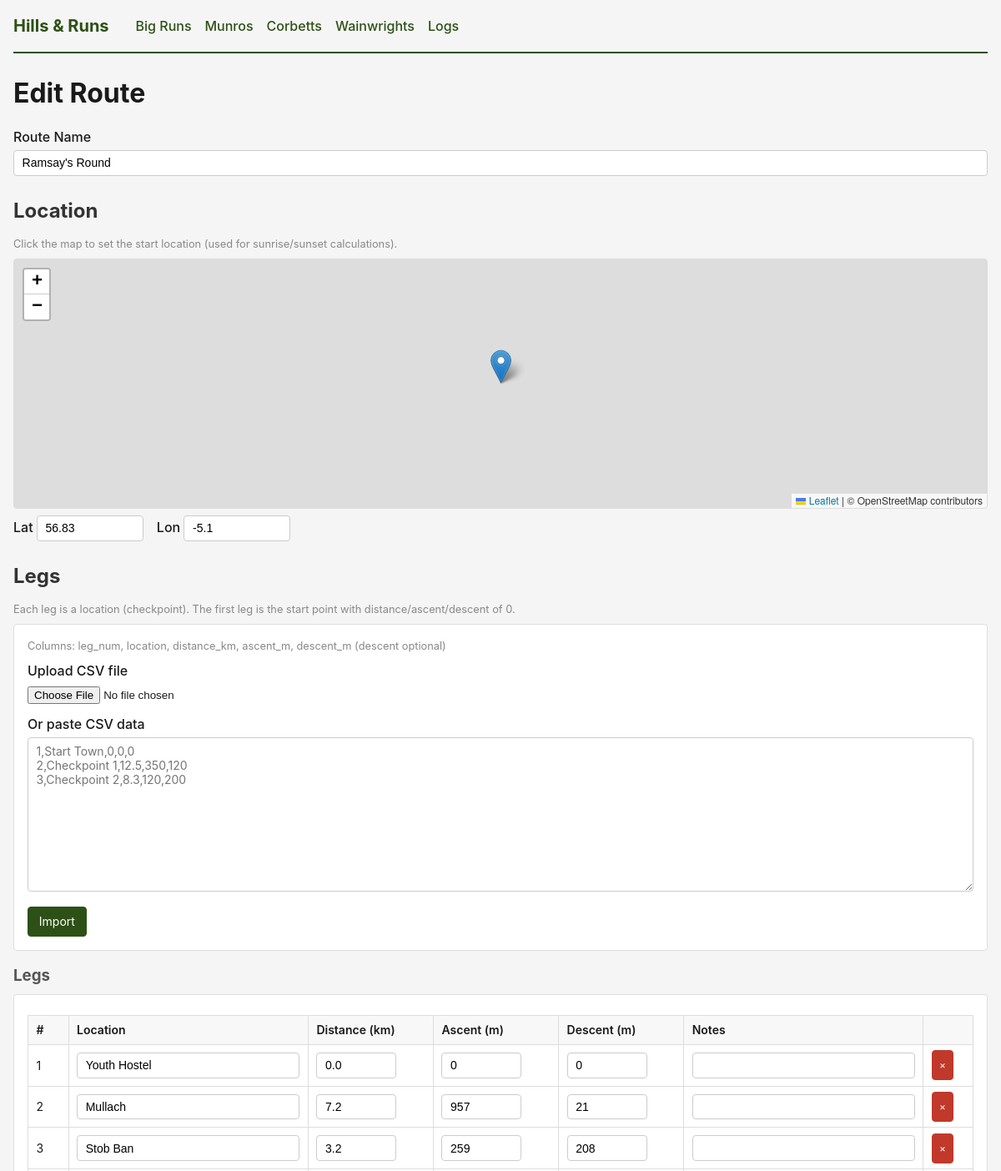
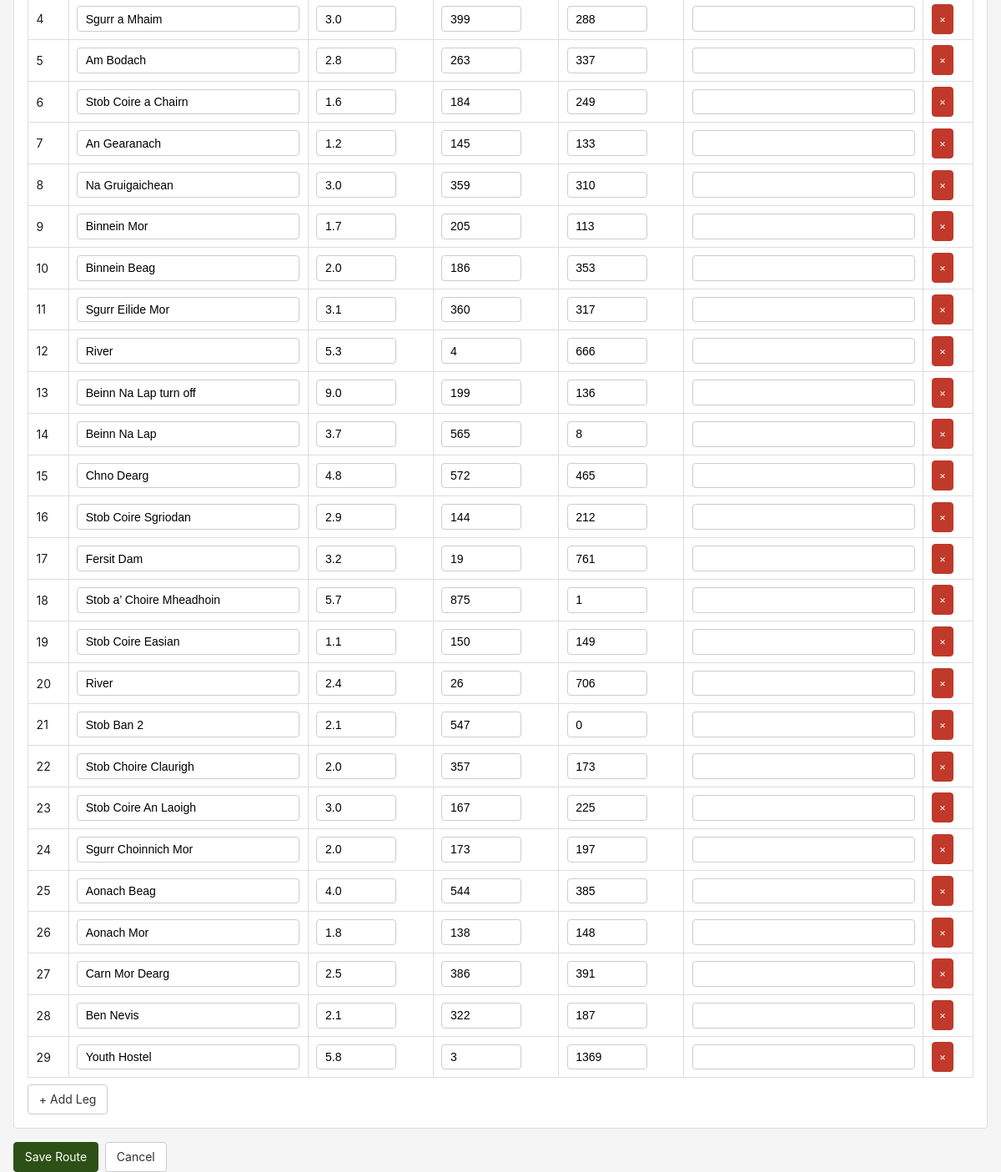
/bigruns/1/edit, run on the app's committed database (2 pictures, top to bottom).
### walks/models.py (models this page shows)
class Route(db.Model):
    __tablename__ = 'routes'
    id = db.Column(db.Integer, primary_key=True)
    name = db.Column(db.Text, nullable=False)
    latitude = db.Column(db.Float, default=56.8)
    longitude = db.Column(db.Float, default=-5.1)
    start_time = db.Column(db.Text, default='06:00')
    start_date = db.Column(db.Text, default='2026-06-01')
    notes = db.Column(db.Text, default='')
    created_at = db.Column(db.DateTime, server_default=func.now())
    legs = db.relationship('Leg', backref='route', cascade='all, delete-orphan',
                           order_by='Leg.leg_num')
    pace_tiers = db.relationship('PaceTier', backref='route', cascade='all, delete-orphan')
    time_overrides = db.relationship('TimeOverride', backref='route', cascade='all, delete-orphan')
    attempts = db.relationship('Attempt', backref='route', cascade='all, delete-orphan',
                               order_by='Attempt.date.desc()')

class Leg(db.Model):
    __tablename__ = 'legs'
    id = db.Column(db.Integer, primary_key=True)
    route_id = db.Column(db.Integer, db.ForeignKey('routes.id', ondelete='CASCADE'), nullable=False)
    leg_num = db.Column(db.Integer, nullable=False)
    location = db.Column(db.Text, nullable=False)
    distance_km = db.Column(db.Float, nullable=False, default=0)
    ascent_m = db.Column(db.Float, nullable=False, default=0)
    descent_m = db.Column(db.Float, nullable=False, default=0)
    notes = db.Column(db.Text, default='')

### walks/routes.py (the view)
@bp.route('/<int:route_id>/edit', methods=['GET', 'POST'])
def route_edit(route_id: int) -> str | WerkzeugResponse:
    route = db.session.get(Route, route_id)
    if not route:
        flash('Route not found.', 'error')
        return redirect(url_for('walks.route_list'))
    if request.method == 'POST':
        return _save_route(route_id)
    legs = Leg.query.filter_by(route_id=route_id).order_by(Leg.leg_num).all()
    return render_template('walks/form.html', route=route, legs=legs)

### walks/templates/walks/form.html (shortened to what this page needs)
{% extends "base.html" %}
{% block head %}
<link rel="stylesheet" href="https://unpkg.com/leaflet@1.9.4/dist/leaflet.css" />
{% endblock %}
{% block content %}
<h1>{{ 'Edit' if route else 'New' }} Route</h1>
<form method="POST" enctype="multipart/form-data">
    <div class="form-group">
        <label for="name">Route Name</label>
        <input type="text" id="name" name="name" value="{{ route.name if route else '' }}" required>
    </div>
    <h2>Location</h2>
    <p class="help-text">Click the map to set the start location (used for sunrise/sunset calculations).</p>
    <div id="map"></div>
    <div class="latlng-fields">
        <label>Lat <input type="number" step="0.0001" id="latitude" name="latitude" value="{{ route.latitude if route else 56.8 }}"></label>
        <label>Lon <input type="number" step="0.0001" id="longitude" name="longitude" value="{{ route.longitude if route else -5.1 }}"></label>
    </div>
    <h2>Legs</h2>
    <p class="help-text">Each leg is a location (checkpoint). The first leg is the start point with distance/ascent/descent of 0.</p>
    <div class="csv-section" id="csv-section">
        <p class="help-text">Columns: leg_num, location, distance_km, ascent_m, descent_m (descent optional)</p>
        <div class="form-group">
            <label for="csv_file">Upload CSV file</label>
            <input type="file" id="csv_file" name="csv_file" accept=".csv,.txt">
        </div>
        <div class="form-group">
            <label for="csv_data">Or paste CSV data</label>
            <textarea id="csv_data" name="csv_data" rows="10" placeholder="1,Start Town,0,0,0&#10;2,Checkpoint 1,12.5,350,120&#10;3,Checkpoint 2,8.3,120,200"></textarea>
        </div>
        <button type="button" class="btn btn-primary" onclick="importCsv()">Import</button>
    </div>
    <h3>Legs</h3>
    <div class="manual-section" id="manual-section">
        <table id="legs-table">
            <thead>
                <tr>
                    <th>#</th>
                    <th>Location</th>
                    <th>Distance (km)</th>
                    <th>Ascent (m)</th>
                    <th>Descent (m)</th>
                    <th>Notes</th>
                    <th></th>
                </tr>
            </thead>
            <tbody id="legs-body">
                {% for leg in legs %}
                <tr>
                    <td>{{ loop.index }}</td>
                    <td><input type="text" name="leg_location_{{ loop.index0 }}" value="{{ leg.location }}"></td>
                    <td><input type="number" step="0.1" name="leg_distance_{{ loop.index0 }}" value="{{ '%.1f' | format(leg.distance_km) }}"></td>
                    <td><input type="number" step="1" name="leg_ascent_{{ loop.index0 }}" value="{{ '%.0f' | format(leg.ascent_m) }}"></td>
                    <td><input type="number" step="1" name="leg_descent_{{ loop.index0 }}" value="{{ '%.0f' | format(leg.descent_m) }}"></td>
                    <td><input type="text" name="leg_notes_{{ loop.index0 }}" value="{{ leg.notes or '' }}" class="notes-input"></td>
                    <td><button type="button" class="btn btn-small btn-danger" onclick="removeLeg(this)">×</button></td>
                </tr>
                {% endfor %}
            </tbody>
        </table>
        <button type="button" class="btn" onclick="addLeg()">+ Add Leg</button>
    </div>
    <div class="form-actions">
        <button type="submit" class="btn btn-primary">Save Route</button>
        <a href="{{ url_for('walks.route_list') }}" class="btn">Cancel</a>
    </div>
</form>
{% endblock %}

### static/style.css (style rules this page uses)
* { box-sizing: border-box; margin: 0; padding: 0; }
body { font-family: -apple-system, BlinkMacSystemFont, "Segoe UI", Roboto, sans-serif; line-height: 1.5; color: #1a1a1a; background: #f5f5f5; max-width: 1200px; margin: 0 auto; padding: 0 1rem; }
h1 { margin-bottom: 1rem; color: #1a1a1a; }
h2 { margin: 1.5rem 0 0.75rem; color: #333; }
h3 { margin: 1rem 0 0.5rem; color: #555; }
.btn { display: inline-flex; align-items: center; justify-content: center; height: 2.25rem; padding: 0 0.8rem; border: 1px solid #ccc; border-radius: 4px; background: #fff; color: #333; text-decoration: none; font-size: 0.875rem; font-family: inherit; line-height: 1; cursor: pointer; }
.btn-primary { background: #2d5016; color: #fff; border-color: #2d5016; }
.btn-danger { background: #c0392b; color: #fff; border-color: #c0392b; }
.btn-small { padding: 0.2rem 0.5rem; font-size: 0.75rem; }
table { width: 100%; border-collapse: collapse; background: #fff; margin: 0.5rem 0; }
th, td { padding: 0.4rem 0.6rem; border: 1px solid #ddd; text-align: left; font-size: 0.875rem; }
th { background: #f8f8f8; font-weight: 600; white-space: nowrap; }
.form-group { margin-bottom: 0.75rem; }
.form-group label { display: block; font-weight: 500; margin-bottom: 0.25rem; }
input[type="text"], input[type="number"], input[type="date"], input[type="time"], textarea, select { padding: 0.4rem 0.6rem; border: 1px solid #ccc; border-radius: 4px; font-size: 0.875rem; width: 100%; }
input[type="number"] { width: 6rem; }
textarea { width: 100%; font-family: inherit; }
.form-actions { margin-top: 1rem; display: flex; gap: 0.5rem; }
.help-text { font-size: 0.8rem; color: #888; margin-bottom: 0.5rem; }
.csv-section, .manual-section { background: #fff; padding: 1rem; border: 1px solid #ddd; border-radius: 4px; margin-bottom: 1rem; }
#map { height: 300px; border-radius: 4px; border: 1px solid #ddd; margin-bottom: 0.5rem; cursor: crosshair; }
.latlng-fields { display: flex; gap: 1rem; margin-bottom: 0.5rem; }
.latlng-fields label { font-weight: 500; }
.latlng-fields input { width: 8rem; }
.notes-input { min-width: 10rem; }

### data on the page
Route: name "Ramsay's Round", latitude "56.83", longitude "-5.1"
Leg: leg_location_0 "Youth Hostel", leg_distance_0 "0.0", leg_ascent_0 "0", leg_descent_0 "0"
Leg: leg_location_1 "Mullach", leg_distance_1 "7.2", leg_ascent_1 "957", leg_descent_1 "21"
Leg: leg_location_2 "Stob Ban", leg_distance_2 "3.2", leg_ascent_2 "259", leg_descent_2 "208"
Leg: location "Sgurr a Mhaim", distance_km "3.0", ascent_m "399", descent_m "288"
Leg: location "Am Bodach", distance_km "2.8", ascent_m "263", descent_m "337"
Leg: location "Stob Coire a Chairn", distance_km "1.6", ascent_m "184", descent_m "249"
Leg: location "An Gearanach", distance_km "1.2", ascent_m "145", descent_m "133"
Leg: location "Na Gruigaichean", distance_km "3.0", ascent_m "359", descent_m "310"
Leg: location "Binnein Mor", distance_km "1.7", ascent_m "205", descent_m "113"
Leg: location "Binnein Beag", distance_km "2.0", ascent_m "186", descent_m "353"
Leg: location "Sgurr Eilide Mor", distance_km "3.1", ascent_m "360", descent_m "317"
Leg: location "River", distance_km "5.3", ascent_m "4", descent_m "666"
Leg: location "Beinn Na Lap turn off", distance_km "9.0", ascent_m "199", descent_m "136"
Leg: location "Beinn Na Lap", distance_km "3.7", ascent_m "565", descent_m "8"
Leg: location "Chno Dearg", distance_km "4.8", ascent_m "572", descent_m "465"
Leg: location "Stob Coire Sgriodan", distance_km "2.9", ascent_m "144", descent_m "212"
Leg: location "Fersit Dam", distance_km "3.2", ascent_m "19", descent_m "761"
Leg: location "Stob a’ Choire Mheadhoin", distance_km "5.7", ascent_m "875", descent_m "1"
Leg: location "Stob Coire Easian", distance_km "1.1", ascent_m "150", descent_m "149"
Leg: location "River", distance_km "2.4", ascent_m "26", descent_m "706"
Leg: location "Stob Ban 2", distance_km "2.1", ascent_m "547", descent_m "0"
Leg: location "Stob Choire Claurigh", distance_km "2.0", ascent_m "357", descent_m "173"
Leg: location "Stob Coire An Laoigh", distance_km "3.0", ascent_m "167", descent_m "225"
Leg: location "Sgurr Choinnich Mor", distance_km "2.0", ascent_m "173", descent_m "197"
Leg: location "Aonach Beag", distance_km "4.0", ascent_m "544", descent_m "385"
Leg: location "Aonach Mor", distance_km "1.8", ascent_m "138", descent_m "148"
Leg: location "Carn Mor Dearg", distance_km "2.5", ascent_m "386", descent_m "391"
Leg: location "Ben Nevis", distance_km "2.1", ascent_m "322", descent_m "187"
Leg: location "Youth Hostel", distance_km "5.8", ascent_m "3", descent_m "1369"

### other printed values
{{ 'Edit' if route else 'New' }} "Edit"
